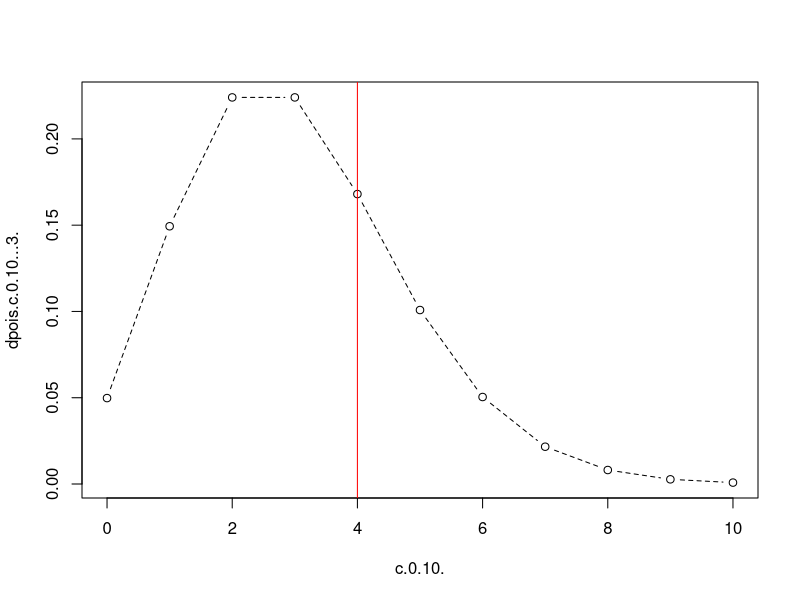

This figure's R source:
## ---- chunk 1
knitr::opts_chunk$set(echo = TRUE)
## ---- chunk 2

poisson <- function(lambda,k) {
  p<-(lambda)^k*exp(-lambda)/factorial(k)*100
  return (p)
} 

poisson(lambda=3, k = 28/7)

dpois(28/7, 3)

plot(data.frame(c(0:10),dpois(c(0:10),3)), type = "b", lty = 2) + abline(v=28/7, col="red")


